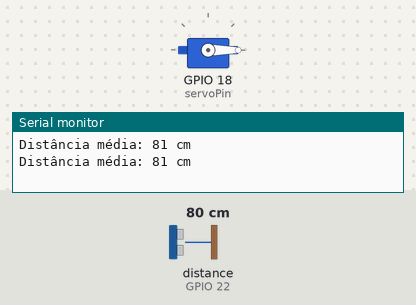
Bench run of a program on a simulated ESP32. Parts: servo, the last lines printed to the serial monitor. The test bench sets the inputs (shaded band); at power-on: distance to the obstacle (sensor on GPIO 22) 80 cm. The echo pulse lasts 58.3 µs per cm.

Above: at 1.2 s.
1.3 s: distance to the obstacle (sensor on GPIO 22) set to 7 cm
3.0 s: distance to the obstacle (sensor on GPIO 22) set to 4 cm
At 4.4 s:
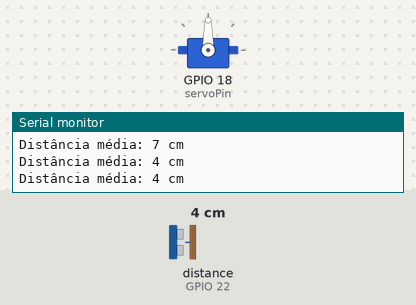
4.8 s: distance to the obstacle (sensor on GPIO 22) set to 2 cm
At 6.0 s:
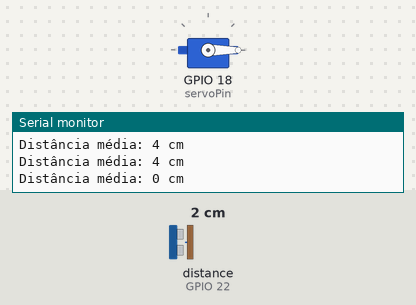
Timing chart, 0 to 7.8 s (numbered marks = the images above; inputs shaded):
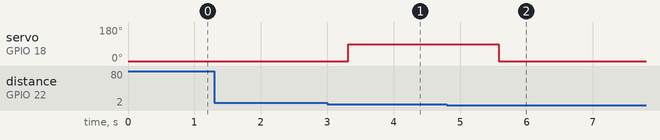

The program:

main.cpp
```cpp
#include <Arduino.h>
#include <ESP32Servo.h>
#include <NewPing.h>

const int trigPin = 23; // Pino do Trigger do HC-SR04
const int echoPin = 22; // Pino do Echo do HC-SR04
const int servoPin = 18; // Pino do servo
const int maxDistance = 200; // Distância máxima (em cm) que o sensor irá medir
const int numReadings = 5; // Número de leituras para média
NewPing sonar(trigPin, echoPin, maxDistance); // Cria o objeto NewPing
Servo meuServo; // Cria um objeto servo

void setup() {
  Serial.begin(115200); // Inicializa a comunicação serial
  meuServo.attach(servoPin); // Anexa o pino do servo
  meuServo.write(0); // Inicializa o servo em 0 graus
}

unsigned int getAverageDistance() {
  unsigned int totalDistance = 0;
  int validReadings = 0;

  for (int i = 0; i < numReadings; i++) {
    delay(50); // Aguarda entre as leituras
    unsigned int distance = sonar.ping_cm(); // Lê a distância em cm

    // Validação de leitura: ignorar se fora do intervalo
    if (distance > 2 && distance < 400) {
      totalDistance += distance;
      validReadings++;
    }
  }

  // Retorna a média, se houver leituras válidas
  return validReadings > 0 ? totalDistance / validReadings : 0;
}

void loop() {
  unsigned int distancia = getAverageDistance(); // Obtem a média das distâncias

  Serial.print("Distância média: ");
  Serial.print(distancia);
  Serial.println(" cm");

  // Se a distância for menor ou igual a 5 cm, abre o servo em 90 graus
  if (distancia > 0 && distancia <= 5) {
    meuServo.write(90); // Move o servo para 90 graus
  } else {
    meuServo.write(0); // Retorna o servo para 0 graus
  }

  delay(500); // Aguarda meio segundo antes de medir novamente
}
```

Measured:
- the behaviour switches between 6 and 5 cm on distance to the obstacle (sensor on GPIO 22) (found by bisection; images 0 and 1)
- the behaviour switches between 3 and 2 cm on distance to the obstacle (sensor on GPIO 22) (found by bisection; images 1 and 2)
- after the input at 3.0 s, servo on GPIO 18 (servoPin): 0° → 90° after 0.32 s
- after the input at 4.8 s, servo on GPIO 18 (servoPin): 90° → 0° after 0.78 s
